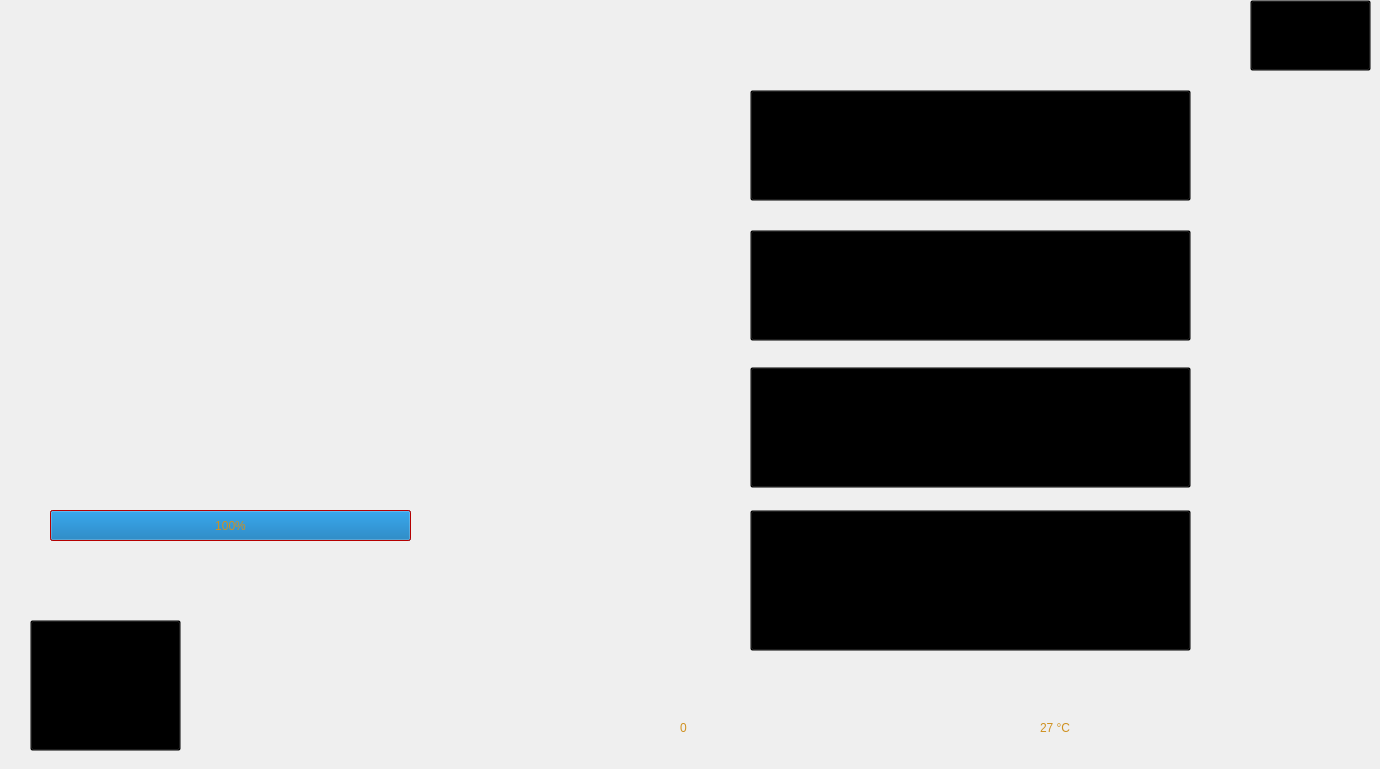
    <widget class="QWidget" name="Principal">
     <widget class="QPushButton" name="Audio">
      <property name="geometry">
       <rect>
        <x>750</x>
        <y>90</y>
        <width>441</width>
        <height>111</height>
       </rect>
      </property>
      <property name="styleSheet">
       <string notr="true">background-color:transparent;</string>
      </property>
      <property name="text">
       <string/>
      </property>
     </widget>
     <widget class="QPushButton" name="Travas">
      <property name="geometry">
       <rect>
        <x>750</x>
        <y>230</y>
        <width>441</width>
        <height>111</height>
       </rect>
      </property>
      <property name="styleSheet">
       <string notr="true">background-color:transparent;</string>
      </property>
      <property name="text">
       <string/>
      </property>
     </widget>
     <widget class="QPushButton" name="Informacoes">
      <property name="geometry">
       <rect>
        <x>750</x>
        <y>367</y>
        <width>441</width>
        <height>121</height>
       </rect>
      </property>
      <property name="styleSheet">
       <string notr="true">background-color:transparent;</string>
      </property>
      <property name="text">
       <string/>
      </property>
     </widget>
     <widget class="QPushButton" name="Configuraes">
      <property name="geometry">
       <rect>
        <x>750</x>
        <y>510</y>
        <width>441</width>
        <height>141</height>
       </rect>
      </property>
      <property name="styleSheet">
       <string notr="true">background-color:transparent;</string>
      </property>
      <property name="text">
       <string/>
      </property>
     </widget>
     <widget class="QPushButton" name="Waring">
      <property name="geometry">
       <rect>
        <x>30</x>
        <y>620</y>
        <width>151</width>
        <height>131</height>
       </rect>
      </property>
      <property name="styleSheet">
       <string notr="true">background-color:transparent;</string>
      </property>
      <property name="text">
       <string/>
      </property>
     </widget>
     <widget class="QProgressBar" name="Carga">
      <property name="geometry">
       <rect>
        <x>50</x>
        <y>510</y>
        <width>361</width>
        <height>31</height>
       </rect>
      </property>
      <property name="autoFillBackground">
       <bool>false</bool>
      </property>
      <property name="styleSheet">
       <string notr="true">color:#cf9120;
font: 14pt &quot;MS Shell Dlg 2&quot;;

background-color: #FF0000</string>
      </property>
      <property name="minimum">
       <number>0</number>
      </property>
      <property name="maximum">
       <number>100</number>
      </property>
      <property name="value">
       <number>100</number>
      </property>
      <property name="orientation">
       <enum>Qt::Horizontal</enum>
      </property>
      <property name="invertedAppearance">
       <bool>false</bool>
      </property>
     </widget>
     <widget class="QPushButton" name="sair">
      <property name="geometry">
       <rect>
        <x>1250</x>
        <y>0</y>
        <width>121</width>
        <height>71</height>
       </rect>
      </property>
      <property name="styleSheet">
       <string notr="true">background-color:transparent;
color:#cf9120;
font: 75 36pt &quot;Agency FB&quot;;</string>
      </property>
      <property name="text">
       <string/>
      </property>
     </widget>
     <widget class="QLabel" name="fundo2">
      <property name="geometry">
       <rect>
        <x>0</x>
        <y>0</y>
        <width>1366</width>
        <height>760</height>
       </rect>
      </property>
      <property name="palette">
       <palette>
        <active>
         <colorrole role="WindowText">
          <brush brushstyle="SolidPattern">
           <color alpha="255">
            <red>0</red>
            <green>0</green>
            <blue>0</blue>
           </color>
          </brush>
         </colorrole>
         <colorrole role="Button">
          <brush brushstyle="SolidPattern">
           <color alpha="255">
            <red>255</red>
            <green>170</green>
            <blue>0</blue>
           </color>
          </brush>
         </colorrole>
         <colorrole role="Light">
          <brush brushstyle="SolidPattern">
           <color alpha="255">
            <red>255</red>
            <green>213</green>
            <blue>127</blue>
           </color>
          </brush>
         </colorrole>
         <colorrole role="Midlight">
          <brush brushstyle="SolidPattern">
           <color alpha="255">
            <red>255</red>
            <green>191</green>
            <blue>63</blue>
           </color>
          </brush>
         </colorrole>
         <colorrole role="Dark">
          <brush brushstyle="SolidPattern">
           <color alpha="255">
            <red>127</red>
            <green>85</green>
            <blue>0</blue>
           </color>
          </brush>
         </colorrole>
         <colorrole role="Mid">
          <brush brushstyle="SolidPattern">
           <color alpha="255">
            <red>170</red>
            <green>113</green>
            <blue>0</blue>
           </color>
          </brush>
         </colorrole>
         <colorrole role="Text">
          <brush brushstyle="SolidPattern">
           <color alpha="255">
            <red>0</red>
            <green>0</green>
            <blue>0</blue>
           </color>
          </brush>
         </colorrole>
         <colorrole role="BrightText">
          <brush brushstyle="SolidPattern">
           <color alpha="255">
            <red>255</red>
            <green>255</green>
            <blue>255</blue>
           </color>
          </brush>
         </colorrole>
         <colorrole role="ButtonText">
          <brush brushstyle="SolidPattern">
           <color alpha="255">
            <red>0</red>
            <green>0</green>
            <blue>0</blue>
           </color>
          </brush>
         </colorrole>
         <colorrole role="Base">
          <brush brushstyle="SolidPattern">
           <color alpha="255">
            <red>255</red>
            <green>255</green>
            <blue>255</blue>
           </color>
          </brush>
         </colorrole>
         <colorrole role="Window">
          <brush brushstyle="SolidPattern">
           <color alpha="255">
            <red>255</red>
            <green>170</green>
            <blue>0</blue>
           </color>
          </brush>
         </colorrole>
         <colorrole role="Shadow">
          <brush brushstyle="SolidPattern">
           <color alpha="255">
            <red>0</red>
            <green>0</green>
            <blue>0</blue>
           </color>
          </brush>
         </colorrole>
         <colorrole role="AlternateBase">
          <brush brushstyle="SolidPattern">
           <color alpha="255">
            <red>255</red>
            <green>212</green>
            <blue>127</blue>
           </color>
          </brush>
         </colorrole>
         <colorrole role="ToolTipBase">
          <brush brushstyle="SolidPattern">
           <color alpha="255">
            <red>255</red>
            <green>255</green>
            <blue>220</blue>
           </color>
          </brush>
         </colorrole>
         <colorrole role="ToolTipText">
          <brush brushstyle="SolidPattern">
           <color alpha="255">
            <red>0</red>
            <green>0</green>
            <blue>0</blue>
           </color>
          </brush>
         </colorrole>
        </active>
        <inactive>
         <colorrole role="WindowText">
          <brush brushstyle="SolidPattern">
           <color alpha="255">
            <red>0</red>
            <green>0</green>
            <blue>0</blue>
           </color>
          </brush>
         </colorrole>
         <colorrole role="Button">
          <brush brushstyle="SolidPattern">
           <color alpha="255">
            <red>255</red>
            <green>170</green>
            <blue>0</blue>
           </color>
          </brush>
         </colorrole>
         <colorrole role="Light">
          <brush brushstyle="SolidPattern">
           <color alpha="255">
            <red>255</red>
            <green>213</green>
            <blue>127</blue>
           </color>
          </brush>
         </colorrole>
         <colorrole role="Midlight">
          <brush brushstyle="SolidPattern">
           <color alpha="255">
            <red>255</red>
            <green>191</green>
            <blue>63</blue>
           </color>
          </brush>
         </colorrole>
         <colorrole role="Dark">
          <brush brushstyle="SolidPattern">
           <color alpha="255">
            <red>127</red>
            <green>85</green>
            <blue>0</blue>
           </color>
          </brush>
         </colorrole>
         <colorrole role="Mid">
          <brush brushstyle="SolidPattern">
           <color alpha="255">
            <red>170</red>
            <green>113</green>
            <blue>0</blue>
           </color>
          </brush>
         </colorrole>
         <colorrole role="Text">
          <brush brushstyle="SolidPattern">
           <color alpha="255">
            <red>0</red>
            <green>0</green>
            <blue>0</blue>
           </color>
          </brush>
         </colorrole>
         <colorrole role="BrightText">
          <brush brushstyle="SolidPattern">
           <color alpha="255">
            <red>255</red>
            <green>255</green>
            <blue>255</blue>
           </color>
          </brush>
         </colorrole>
         <colorrole role="ButtonText">
          <brush brushstyle="SolidPattern">
           <color alpha="255">
            <red>0</red>
            <green>0</green>
            <blue>0</blue>
           </color>
          </brush>
         </colorrole>
         <colorrole role="Base">
          <brush brushstyle="SolidPattern">
           <color alpha="255">
            <red>255</red>
            <green>255</green>
            <blue>255</blue>
           </color>
          </brush>
         </colorrole>
         <colorrole role="Window">
          <brush brushstyle="SolidPattern">
           <color alpha="255">
            <red>255</red>
            <green>170</green>
            <blue>0</blue>
           </color>
          </brush>
         </colorrole>
         <colorrole role="Shadow">
          <brush brushstyle="SolidPattern">
           <color alpha="255">
            <red>0</red>
            <green>0</green>
            <blue>0</blue>
           </color>
          </brush>
         </colorrole>
         <colorrole role="AlternateBase">
          <brush brushstyle="SolidPattern">
           <color alpha="255">
            <red>255</red>
            <green>212</green>
            <blue>127</blue>
           </color>
          </brush>
         </colorrole>
         <colorrole role="ToolTipBase">
          <brush brushstyle="SolidPattern">
           <color alpha="255">
            <red>255</red>
            <green>255</green>
            <blue>220</blue>
           </color>
          </brush>
         </colorrole>
         <colorrole role="ToolTipText">
          <brush brushstyle="SolidPattern">
           <color alpha="255">
            <red>0</red>
            <green>0</green>
            <blue>0</blue>
           </color>
          </brush>
         </colorrole>
        </inactive>
        <disabled>
         <colorrole role="WindowText">
          <brush brushstyle="SolidPattern">
           <color alpha="255">
            <red>127</red>
            <green>85</green>
            <blue>0</blue>
           </color>
          </brush>
         </colorrole>
         <colorrole role="Button">
          <brush brushstyle="SolidPattern">
           <color alpha="255">
            <red>255</red>
            <green>170</green>
            <blue>0</blue>
           </color>
          </brush>
         </colorrole>
         <colorrole role="Light">
          <brush brushstyle="SolidPattern">
           <color alpha="255">
            <red>255</red>
            <green>213</green>
            <blue>127</blue>
           </color>
          </brush>
         </colorrole>
         <colorrole role="Midlight">
          <brush brushstyle="SolidPattern">
           <color alpha="255">
            <red>255</red>
            <green>191</green>
            <blue>63</blue>
           </color>
          </brush>
         </colorrole>
         <colorrole role="Dark">
          <brush brushstyle="SolidPattern">
           <color alpha="255">
            <red>127</red>
            <green>85</green>
            <blue>0</blue>
           </color>
          </brush>
         </colorrole>
         <colorrole role="Mid">
          <brush brushstyle="SolidPattern">
           <color alpha="255">
            <red>170</red>
            <green>113</green>
            <blue>0</blue>
           </color>
          </brush>
         </colorrole>
         <colorrole role="Text">
          <brush brushstyle="SolidPattern">
           <color alpha="255">
            <red>127</red>
            <green>85</green>
            <blue>0</blue>
           </color>
          </brush>
         </colorrole>
         <colorrole role="BrightText">
          <brush brushstyle="SolidPattern">
           <color alpha="255">
            <red>255</red>
            <green>255</green>
            <blue>255</blue>
           </color>
          </brush>
         </colorrole>
         <colorrole role="ButtonText">
          <brush brushstyle="SolidPattern">
           <color alpha="255">
            <red>127</red>
            <green>85</green>
            <blue>0</blue>
           </color>
          </brush>
         </colorrole>
         <colorrole role="Base">
          <brush brushstyle="SolidPattern">
           <color alpha="255">
            <red>255</red>
            <green>170</green>
            <blue>0</blue>
           </color>
          </brush>
         </colorrole>
         <colorrole role="Window">
          <brush brushstyle="SolidPattern">
           <color alpha="255">
            <red>255</red>
            <green>170</green>
            <blue>0</blue>
           </color>
          </brush>
         </colorrole>
         <colorrole role="Shadow">
          <brush brushstyle="SolidPattern">
           <color alpha="255">
            <red>0</red>
            <green>0</green>
            <blue>0</blue>
           </color>
          </brush>
         </colorrole>
         <colorrole role="AlternateBase">
          <brush brushstyle="SolidPattern">
           <color alpha="255">
            <red>255</red>
            <green>170</green>
            <blue>0</blue>
           </color>
          </brush>
         </colorrole>
         <colorrole role="ToolTipBase">
          <brush brushstyle="SolidPattern">
           <color alpha="255">
            <red>255</red>
            <green>255</green>
            <blue>220</blue>
           </color>
          </brush>
         </colorrole>
         <colorrole role="ToolTipText">
          <brush brushstyle="SolidPattern">
           <color alpha="255">
            <red>0</red>
            <green>0</green>
            <blue>0</blue>
           </color>
          </brush>
         </colorrole>
        </disabled>
       </palette>
      </property>
      <property name="styleSheet">
       <string notr="true"/>
      </property>
      <property name="text">
       <string/>
      </property>
      <property name="pixmap">
       <pixmap>../Projeto_design/Fundo2.png</pixmap>
      </property>
     </widget>
     <widget class="QLabel" name="Temperatura">
      <property name="geometry">
       <rect>
        <x>1050</x>
        <y>715</y>
        <width>91</width>
        <height>31</height>
       </rect>
      </property>
      <property name="text">
       <string/>
      </property>
     </widget>
     <widget class="QLabel" name="exibe_temp_princ">
      <property name="geometry">
       <rect>
        <x>1040</x>
        <y>713</y>
        <width>60</width>
        <height>30</height>
       </rect>
      </property>
      <property name="styleSheet">
       <string notr="true">color:#cf9120;
font: 75 20pt &quot;Agency FB&quot;;</string>
      </property>
      <property name="text">
       <string>27 °C</string>
      </property>
     </widget>
     <widget class="QLabel" name="hora_princ">
      <property name="geometry">
       <rect>
        <x>680</x>
        <y>670</y>
        <width>110</width>
        <height>30</height>
       </rect>
      </property>
      <property name="styleSheet">
       <string notr="true">color:#cf9120;
font: 75 20pt &quot;Agency FB&quot;;</string>
      </property>
      <property name="text">
       <string/>
      </property>
     </widget>
     <widget class="QLabel" name="data_princ">
      <property name="geometry">
       <rect>
        <x>680</x>
        <y>713</y>
        <width>110</width>
        <height>30</height>
       </rect>
      </property>
      <property name="styleSheet">
       <string notr="true">color:#cf9120;
font: 75 20pt &quot;Agency FB&quot;;</string>
      </property>
      <property name="text">
       <string>0</string>
      </property>
     </widget>
     <zorder>fundo2</zorder>
     <zorder>Audio</zorder>
     <zorder>Travas</zorder>
     <zorder>Informacoes</zorder>
     <zorder>Configuraes</zorder>
     <zorder>Waring</zorder>
     <zorder>Carga</zorder>
     <zorder>sair</zorder>
     <zorder>Temperatura</zorder>
     <zorder>exibe_temp_princ</zorder>
     <zorder>hora_princ</zorder>
     <zorder>data_princ</zorder>
    </widget>
